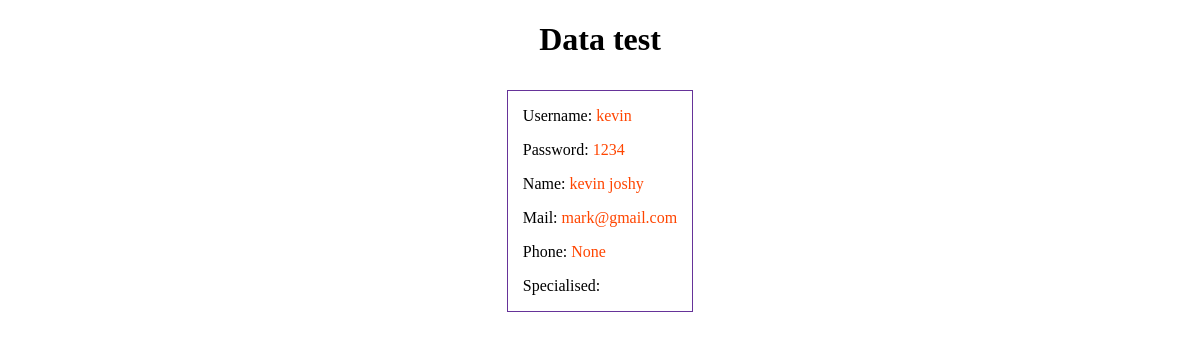
Page /homeCheck on the earlier database version.
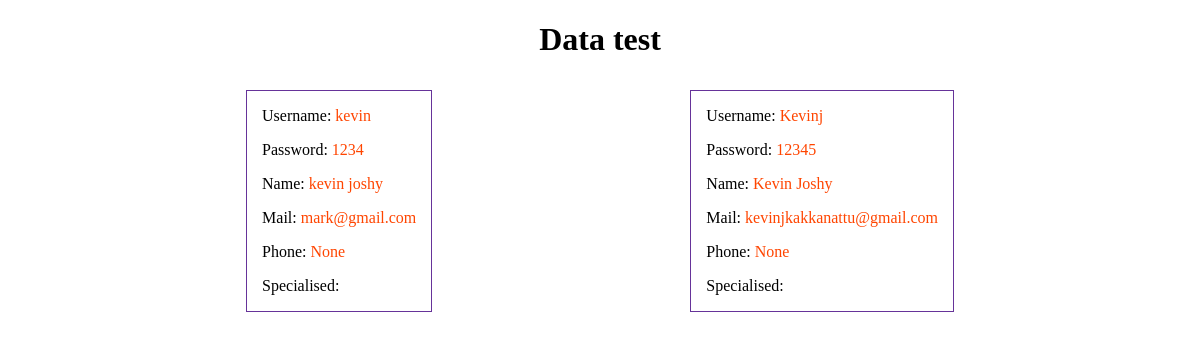
Same page on the later database version.
### users/models.py (models this page shows, shortened)
class profiledatadb(models.Model):
    username=models.CharField(primary_key=True,max_length=15,unique=True)
    password = models.CharField(max_length=15)
    firstname=models.CharField(max_length=30)
    lastname=models.CharField(max_length=30)
    email = models.EmailField()
    profile_picture = models.ImageField(upload_to='Media/', blank=True, null=True, default='media/default_profile_picture.jpg')
    user_bio=models.TextField()
    phone=models.IntegerField(null=True)
    timestamp=models.DateTimeField(auto_now_add=True,null=True)

### users/views.py (the view)
# urls.py: path('homeCheck', views.homeCheck, name = 'homeCheck'),
def homeCheck(request):
    users = profiledatadb.objects.all()
    return render(request, 'homepage_test.html', {'allusers': users})

### templates/homepage_test.html (shortened to what this page needs)
{% load static %}
<!DOCTYPE html>
<html lang="en">
<head>
    <link rel="stylesheet" href="{% static 'css/home_test.css' %}">
</head>
<body>
    <center><h1>Data test</h1></center>
    <div class="parent-container">
        {% for user in allusers %}
        <div class="child-container">
            <p>Username: <span>{{user.username}}</span></p>
            <p>Password: <span>{{user.password}}</span></p>
            <p>Name: <span>{{user.firstname}} {{user.lastname}}</span></p>
            <p>Mail: <span>{{user.email}}</span></p>
            <p>Phone: <span>{{user.phone}}</span></p>
            <p>Specialised:</p>
        </div>
        {% empty %}
            <p>No data available</p>
        {% endfor %}
    </div>
</body>
</html>

### static/css/home_test.css (style rules this page uses)
.parent-container { width: 100%; display: flex; flex-wrap: wrap; justify-content: space-evenly; }
.child-container { border: 1px solid rebeccapurple; padding: 0 15px; margin: 10px 20px; }
span { color: orangered; }

Differences in the rows shown:
added profiledatadb: username "Kevinj", password "12345", firstname "Kevin", lastname "Joshy", email "kevinjkakkanattu@gmail.com", phone "None"
